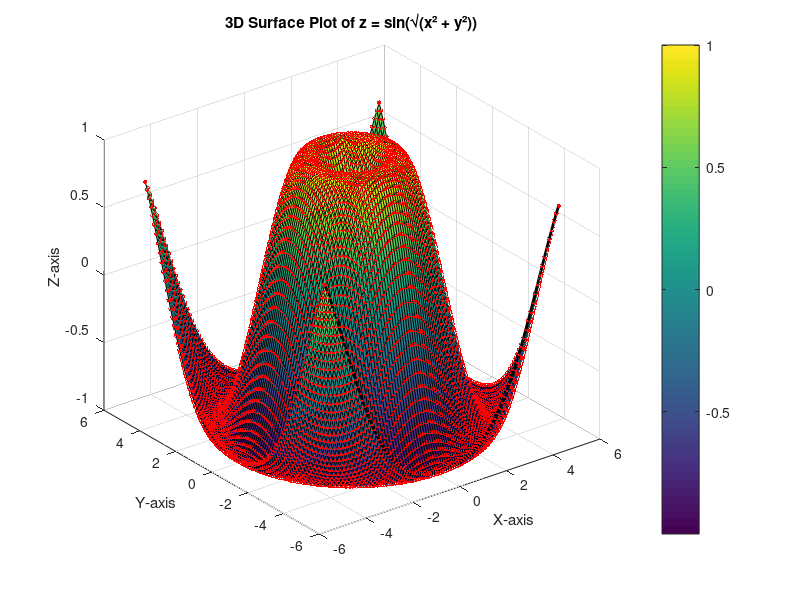

Source code (MATLAB):
% Generate a mesh grid of x and y values
[x, y] = meshgrid(-5:0.1:5, -5:0.1:5); % Create a grid from -5 to 5

% Compute z values
z = sin(sqrt(x.^2 + y.^2)); % Compute z based on the formula

% Create a 3D surface plot
figure;
surf(x, y, z); % 3D surface plot
hold on;

% Add line plot on top of the surface
plot3(x(1,:), y(1,:), z(1,:), 'k', 'LineWidth', 2); % Line plot on the x-y plane

% Scatter plot on top of the surface
scatter3(x(:), y(:), z(:), 10, 'r', 'filled'); % Scatter plot

% Add titles, labels, and color bar
title('3D Surface Plot of z = sin(√(x² + y²))');
xlabel('X-axis');
ylabel('Y-axis');
zlabel('Z-axis');
colorbar; % Add color bar
grid on; % Add grid
hold off;
